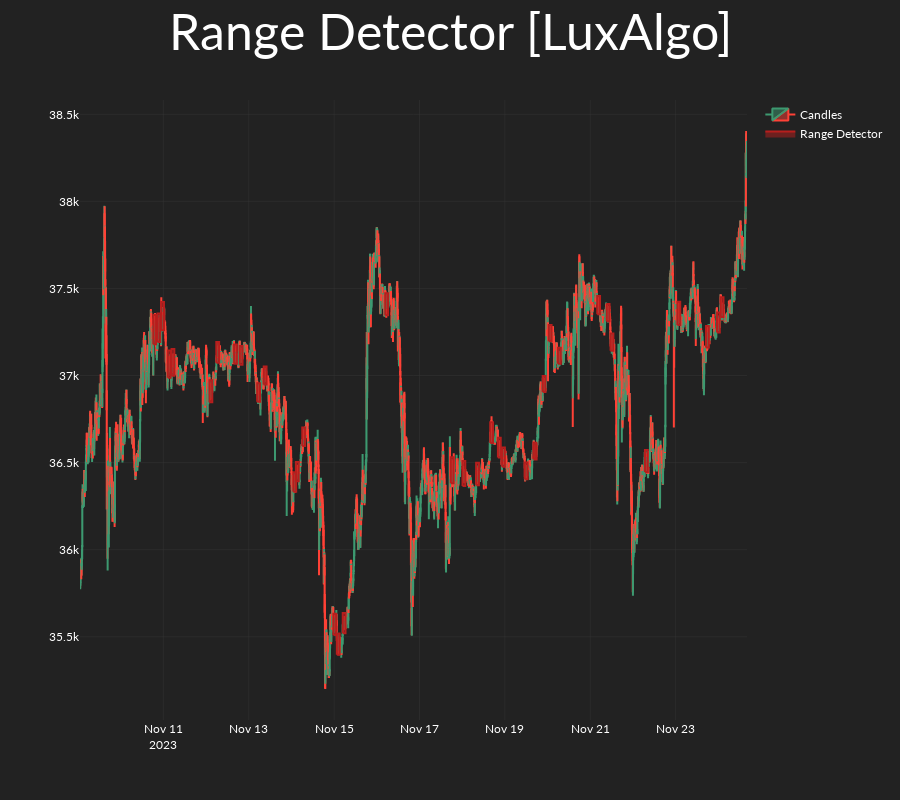

Notebook code cell kept with this figure:
### Code cell
plot_range_detextor_LuxAlgo(
    candles=candles,
    box_x=box_x,
    box_y=box_y,
)

### Figure 1 — Plotly figure (JSON) as saved in the notebook; plotly's stock layout.template omitted (floating-point values rounded to 4 significant figures; data arrays with more than 128 entries replaced by an {"elided": "..."} marker saying what was removed)
{"data": [{"close": {"elided": "4500 float values"}, "high": {"elided": "4500 float values"}, "low": {"elided": "4500 float values"}, "name": "Candles", "open": {"elided": "4500 float values"}, "type": "candlestick", "x": {"elided": "4500 str values"}}, {"fill": "toself", "name": "Range Detector", "type": "scatter", "x": {"elided": "227 int values"}, "y": {"elided": "227 float values"}}], "layout": {"height": 800, "title": {"font": {"size": 50}, "text": "Range Detector [LuxAlgo]", "x": 0.5, "xanchor": "center"}, "xaxis": {"rangeslider": {"visible": false}}}}
